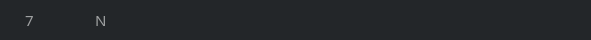
    <widget class="QGroupBox" name="RFIDgroupBox2_6">
     <property name="geometry">
      <rect>
       <x>6</x>
       <y>318</y>
       <width>591</width>
       <height>40</height>
      </rect>
     </property>
     <property name="styleSheet">
      <string notr="true">background-color: rgb(35, 38, 41);
border: 1px solid rgb(35, 38, 41);
border-radius: 17px</string>
     </property>
     <property name="title">
      <string/>
     </property>
     <widget class="QLabel" name="Rfidshno7">
      <property name="geometry">
       <rect>
        <x>20</x>
        <y>12</y>
        <width>21</width>
        <height>16</height>
       </rect>
      </property>
      <property name="font">
       <font>
        <family>AppleSDGothicNeoB00</family>
        <pointsize>11</pointsize>
        <weight>50</weight>
        <bold>false</bold>
       </font>
      </property>
      <property name="styleSheet">
       <string notr="true">color: rgb(159, 161, 162);</string>
      </property>
      <property name="text">
       <string>7</string>
      </property>
     </widget>
     <widget class="QLabel" name="RFIDaidm7">
      <property name="geometry">
       <rect>
        <x>90</x>
        <y>12</y>
        <width>41</width>
        <height>16</height>
       </rect>
      </property>
      <property name="font">
       <font>
        <family>AppleSDGothicNeoB00</family>
        <pointsize>11</pointsize>
        <weight>50</weight>
        <bold>false</bold>
       </font>
      </property>
      <property name="styleSheet">
       <string notr="true">color: rgb(159, 161, 162);</string>
      </property>
      <property name="text">
       <string>N</string>
      </property>
     </widget>
     <widget class="QLabel" name="M07IPlb">
      <property name="geometry">
       <rect>
        <x>290</x>
        <y>12</y>
        <width>121</width>
        <height>20</height>
       </rect>
      </property>
      <property name="font">
       <font>
        <family>AppleSDGothicNeoB00</family>
        <pointsize>11</pointsize>
        <weight>50</weight>
        <bold>false</bold>
       </font>
      </property>
      <property name="styleSheet">
       <string notr="true">color: rgb(159, 161, 162);</string>
      </property>
      <property name="text">
       <string/>
      </property>
     </widget>
     <widget class="QLabel" name="RFIDnote7">
      <property name="geometry">
       <rect>
        <x>410</x>
        <y>12</y>
        <width>151</width>
        <height>20</height>
       </rect>
      </property>
      <property name="font">
       <font>
        <family>AppleSDGothicNeoB00</family>
        <pointsize>11</pointsize>
        <weight>50</weight>
        <bold>false</bold>
       </font>
      </property>
      <property name="styleSheet">
       <string notr="true">color: rgb(159, 161, 162);</string>
      </property>
      <property name="text">
       <string/>
      </property>
     </widget>
     <widget class="QLabel" name="StateM07lb">
      <property name="geometry">
       <rect>
        <x>210</x>
        <y>10</y>
        <width>31</width>
        <height>21</height>
       </rect>
      </property>
      <property name="text">
       <string/>
      </property>
     </widget>
    </widget>
